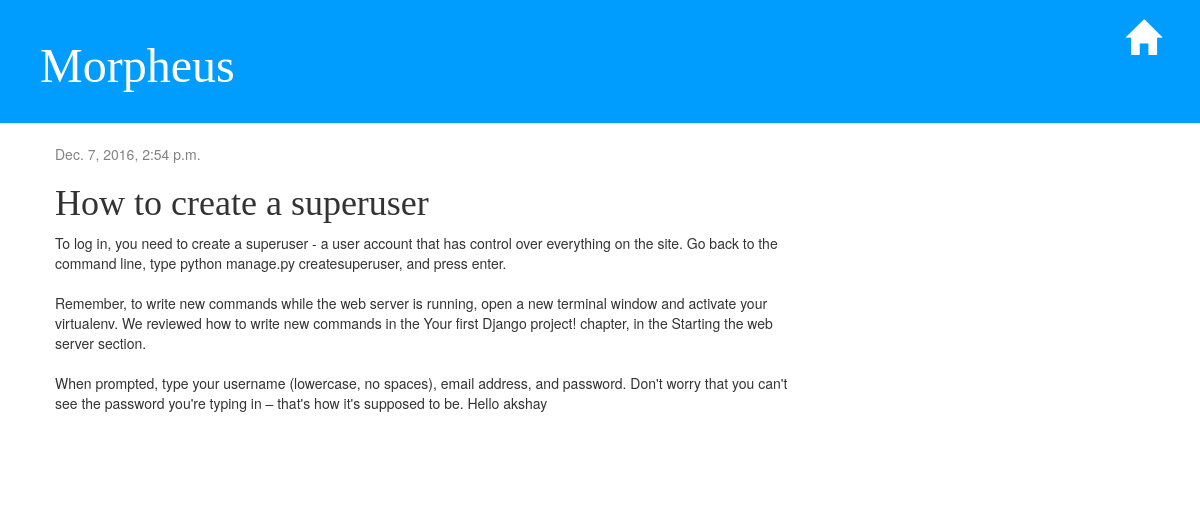
The app's page /post/1/ with its own data.
### blog/models.py (models this page shows, shortened)
class Post(models.Model):
    author = models.ForeignKey('auth.User')
    title = models.CharField(max_length=200)
    text = models.TextField()
    created_date = models.DateTimeField(
            default=timezone.now)
    published_date = models.DateTimeField(
            blank=True, null=True)
    post_topic = models.ForeignKey('Topic', on_delete = models.CASCADE)

### blog/views.py (the view)
# urls.py: url(r'^post/(?P<pk>\d+)/$', views.post_detail, name = 'post_detail'),
def post_detail(request, pk):
    post = get_object_or_404(Post, pk=pk)
    return render(request, 'blog/post_detail.html', {'post': post})

### blog/templates/blog/post_detail.html (shortened to what this page needs)
{%extends 'blog/base.html' %}
{% block content %}
    <div class= "post">
        {%if post.published_date %}
            <div class="date">
                {{ post.published_date }}
            </div>
        {% endif %}
        <h1> {{ post.title }}</h1>
        <p> {{post.text | linebreaksbr }}</p>
    </div>
{%endblock%}

### blog/static/css/blog.css (style rules this page uses)
h1, h2, h3, h4 { font-family: 'Georgia', serif; }
.date { color: #828282; }
.post { margin-bottom: 70px; }

### records on screen
Post: published_date "Dec. 7, 2016, 2:54 p.m.", title "How to create a superuser", text "To log in, you need to create a superuser - a user account that has control over everything on the site. Go back to the command line, type python manage.py createsuperuser, and press enter. Remember, to write new commands while the web server is running, open a new terminal window and activate your virtualenv. We reviewed how to write new commands in the Your first Django project! chapter, in the Starting the web server section. When prompted, type your username (lowercase, no spaces), email address, and password. Don't worry that you can't see the password you're typing in – that's how it's supposed to be. Hello akshay"
